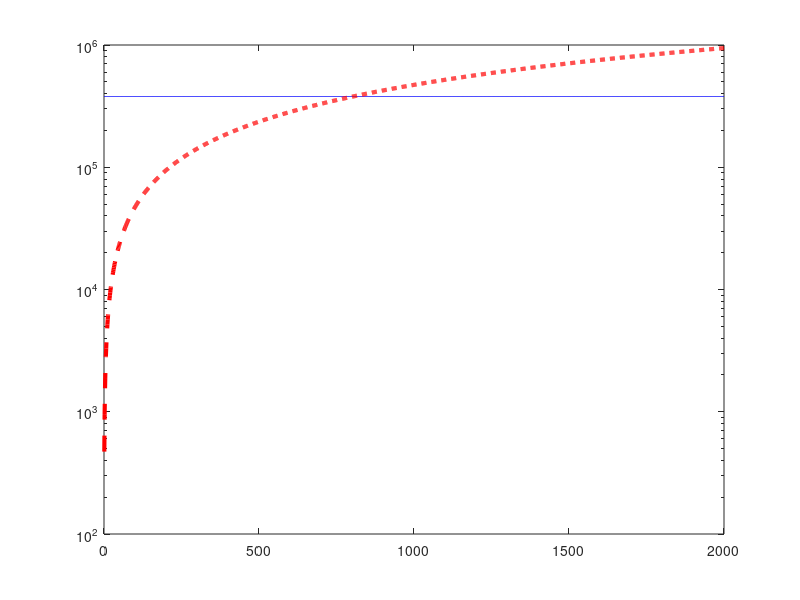

This figure's MATLAB source: (Note: this script raises an error after producing the figure.)
close all
clear all
clc

% Simulation time comparison data
num_train_data = 800;
traditional_sim = 472;      % Traditional simulation time (seconds)
offline_data_gen = traditional_sim * num_train_data;  % Time to generate 800 samples (seconds)
offline_training = 1500;   % Neural operator training time (seconds)
online_inference = 0.01;    % Inference time per simulation (seconds)


% Create breakeven analysis plot
figure;
N = 0:2000;  % Number of simulations
ml_total = (offline_data_gen + offline_training) + N*online_inference;
traditional_total = N*traditional_sim;

% Create plot with increased font size
semilogy(N, ml_total, 'b-', N, traditional_total, 'r--', 'LineWidth', 3);
ax = gca;
ax.FontSize = 12;  % Set axes font size

xlabel('Number of Simulations', 'FontSize', 12);
ylabel('Log-Scale Total Time (seconds)', 'FontSize', 12);
legend('ML Solver Total Time', 'Traditional Solver Total Time',...
       'Location', 'southeast', 'FontSize', 12);
grid on;

% Find breakeven point and add annotation
breakeven = floor((offline_data_gen + offline_training) / (traditional_sim - online_inference)) + 1; 
annotation('textbox', [0.47,0.73,0.3,0.1],...
           'String', sprintf('Breakeven at %d simulations', breakeven),...
           'FitBoxToText', 'on',...
           'FontSize', 12);